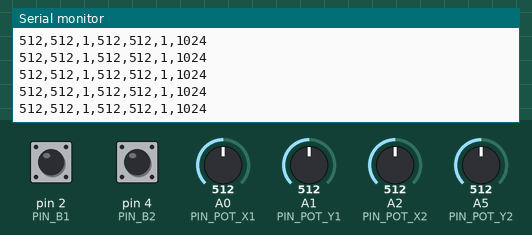
This sketch was run on a simulated Arduino Uno, built with avr-gcc and run on an emulated ATmega328P. Shown: the last lines printed to the serial monitor. The test bench sets the inputs (shaded band); at power-on: A0 (PIN_POT_X1) = 512, pin 2 (PIN_B1) HIGH, pin 4 (PIN_B2) HIGH, A1 (PIN_POT_Y1) = 512, A2 (PIN_POT_X2) = 512, A5 (PIN_POT_Y2) = 512.

Above: at 1.2 s.
1.3 s: A0 (PIN_POT_X1) set to 109
At 1.9 s:
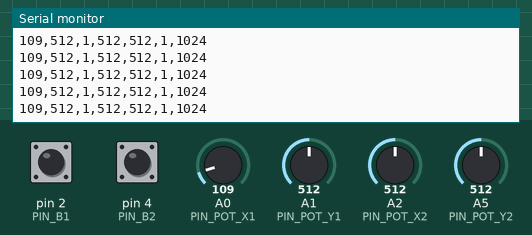
4.3 s: A0 (PIN_POT_X1) set to 88
At 5.2 s:
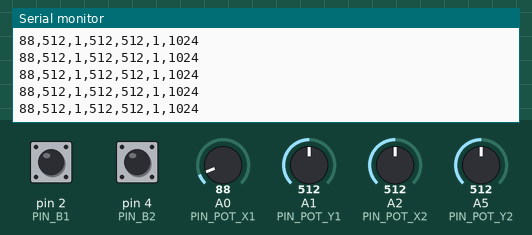
Timing chart, 0 to 5.5 s (numbered marks = the images above; inputs shaded):
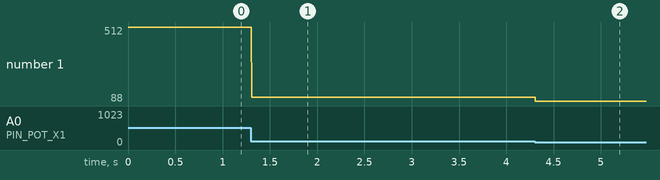

The sketch:

Ardu3_1.ino
```cpp
#define PIN_POT_X1 A0
#define PIN_POT_X2 A2
#define PIN_POT_Y1 A1
#define PIN_POT_Y2 A5
#define PIN_B1 2
#define PIN_B2 4

void setup(){
  pinMode(PIN_POT_X1, INPUT);
  pinMode(PIN_POT_X2, INPUT);
  pinMode(PIN_POT_Y1, INPUT);
  pinMode(PIN_POT_Y2, INPUT);
  pinMode(PIN_B1, INPUT_PULLUP);
  pinMode(PIN_B2, INPUT_PULLUP);
  Serial.begin( 115200 );
}

void loop(){
  const int x1 = analogRead(PIN_POT_X1);
  const int y1 = analogRead(PIN_POT_Y1);
  const int b1 = digitalRead(PIN_B1);
  const int x2 = analogRead(PIN_POT_X2);
  const int y2 = analogRead(PIN_POT_Y2);
  const int b2 = digitalRead(PIN_B2);

  Serial.print(x1);
  Serial.print(',');
  Serial.print(y1);
  Serial.print(',');
  Serial.print(b1);
  Serial.print(',');
  Serial.print(x2);
  Serial.print(',');
  Serial.print(y2);
  Serial.print(',');
  Serial.print(b2);
  Serial.print(',');
  Serial.println(1024);
}
```

Measured:
- after the input at 1.3 s, the serial monitor: prints a new line at once (image 1)
- after the input at 4.3 s, the serial monitor: prints a new line at once (image 2)
- plotted number 1: 512 → 109 after the input at 1.3 s, 109 → 88 after the input at 4.3 s
